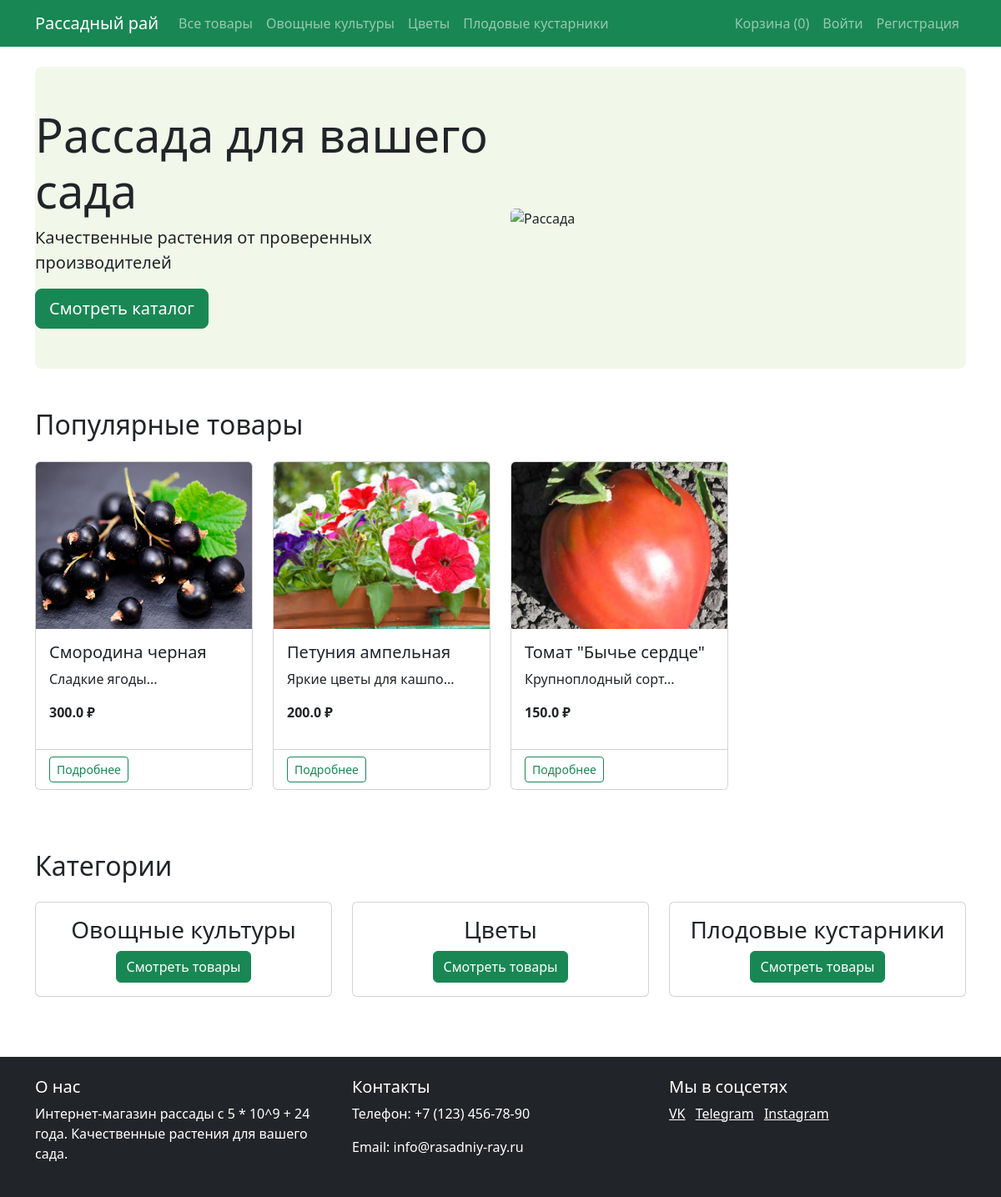
The page / on the database its author committed.
### models.py (models this page shows)
class Category(db.Model):
    id = db.Column(db.Integer, primary_key=True)
    name = db.Column(db.String(100), nullable=False)
    products = db.relationship('Product', backref='category', lazy=True)

class Product(db.Model):
    id = db.Column(db.Integer, primary_key=True)
    name = db.Column(db.String(100), nullable=False)
    description = db.Column(db.Text)
    price = db.Column(db.Float, nullable=False)
    category_id = db.Column(db.Integer, db.ForeignKey('category.id'), nullable=False)
    image = db.Column(db.String(100))
    order_items = db.relationship('OrderItem', backref='product', lazy=True)

### app.py (the view)
@app.route('/')
def index():
    categories = Category.query.all()
    featured_products = Product.query.order_by(Product.id.desc()).limit(4).all()
    return render_template('index.html', categories=categories, featured_products=featured_products)

### app.py (called while the page is built)
@app.before_request
def fix_cart():
    if 'cart' in session and not isinstance(session['cart'], dict):
        session.pop('cart', None)

### templates/index.html (shortened to what this page needs)
{% extends "base.html" %}
{% block content %}
<section class="hero mb-5">
    <div class="row align-items-center">
        <div class="col-md-6">
            <h1 class="display-4">Рассада для вашего сада</h1>
            <p class="lead">Качественные растения от проверенных производителей</p>
            <a href="{{ url_for('products') }}" class="btn btn-success btn-lg">Смотреть каталог</a>
        </div>
        <div class="col-md-6">
            <img src="{{ url_for('static', filename='images/hero.jpg') }}" alt="Рассада" class="img-fluid rounded">
        </div>
    </div>
</section>
<section class="featured-products mb-5">
    <h2 class="mb-4">Популярные товары</h2>
    <div class="row">
        {% for product in featured_products %}
        <div class="col-md-3 mb-4">
            <div class="card h-100">
                <img src="{{ url_for('static', filename='images/' + product.image) }}" class="card-img-top" alt="{{ product.name }}">
                <div class="card-body">
                    <h5 class="card-title">{{ product.name }}</h5>
                    <p class="card-text">{{ product.description[:50] }}...</p>
                    <p class="fw-bold">{{ product.price }} ₽</p>
                </div>
                <div class="card-footer bg-white">
                    <a href="{{ url_for('product', product_id=product.id) }}" class="btn btn-sm btn-outline-success">Подробнее</a>
                </div>
            </div>
        </div>
        {% endfor %}
    </div>
</section>
<section class="categories mb-5">
    <h2 class="mb-4">Категории</h2>
    <div class="row">
        {% for category in categories %}
        <div class="col-md-4 mb-4">
            <div class="card h-100">
                <div class="card-body text-center">
                    <h3 class="card-title">{{ category.name }}</h3>
                    <a href="{{ url_for('products', category_id=category.id) }}" class="btn btn-success">Смотреть товары</a>
                </div>
            </div>
        </div>
        {% endfor %}
    </div>
</section>
{% endblock %}

### templates/base.html (shortened to what this page needs)
<!DOCTYPE html>
<html lang="ru">
<head>
    <link rel="stylesheet" href="{{ url_for('static', filename='css/style.css') }}">
    <link href="https://cdn.jsdelivr.net/npm/bootstrap@5.3.0/dist/css/bootstrap.min.css" rel="stylesheet">
</head>
<body>
    <header>
        <nav class="navbar navbar-expand-lg navbar-dark bg-success">
            <div class="container">
                <a class="navbar-brand" href="{{ url_for('index') }}">Рассадный рай</a>
                <div class="collapse navbar-collapse" id="navbarNav">
                    <ul class="navbar-nav me-auto">
                        <li class="nav-item">
                            <a class="nav-link" href="{{ url_for('products') }}">Все товары</a>
                        </li>
                        {% for category in categories %}
                        <li class="nav-item">
                            <a class="nav-link" href="{{ url_for('products', category_id=category.id) }}">{{ category.name }}</a>
                        </li>
                        {% endfor %}
                    </ul>
                    <ul class="navbar-nav">
                        <li class="nav-item">
                            <a class="nav-link" href="{{ url_for('cart') }}">
                                Корзина ({{ session.get('cart', {})|length }})
                            </a>
                        </li>
                        {% if current_user.is_authenticated %}
                        {% if current_user.is_admin %}
                        <li class="nav-item">
                            <a class="nav-link" href="{{ url_for('admin_products') }}">Админка</a>
                        </li>
                        {% endif %}
                        <li class="nav-item dropdown">
                            <a class="nav-link dropdown-toggle" href="#" role="button" data-bs-toggle="dropdown">
                                {{ current_user.username }}
                            </a>
                            <ul class="dropdown-menu">
                                <li><a class="dropdown-item" href="#">Мои заказы</a></li>
                                <li><hr class="dropdown-divider"></li>
                                <li><a class="dropdown-item" href="{{ url_for('logout') }}">Выйти</a></li>
                            </ul>
                        </li>
                    {% else %}
                        <li class="nav-item">
                            <a class="nav-link" href="{{ url_for('login') }}">Войти</a>
                        </li>
                        <li class="nav-item">
                            <a class="nav-link" href="{{ url_for('register') }}">Регистрация</a>
                        </li>
                    {% endif %}
                </ul>
                </div>
            </div>
        </nav>
    </header>
    <main class="container my-4">
        {% block content %}{% endblock %}
    </main>
    <footer class="bg-dark text-white py-4 mt-4">
        <div class="container">
            <div class="row">
                <div class="col-md-4">
                    <h5>О нас</h5>
                    <p>Интернет-магазин рассады с 5 * 10^9 + 24 года. Качественные растения для вашего сада.</p>
                </div>
                <div class="col-md-4">
                    <h5>Контакты</h5>
                    <p>Телефон: +7 (123) 456-78-90</p>
                    <p>Email: info@rasadniy-ray.ru</p>
                </div>
                <div class="col-md-4">
                    <h5>Мы в соцсетях</h5>
                    <a href="#" class="text-white me-2">VK</a>
                    <a href="#" class="text-white me-2">Telegram</a>
                    <a href="#" class="text-white">Instagram</a>
                </div>
            </div>
        </div>
    </footer>
</body>
</html>

### static/css/style.css (style rules this page uses)
body { font-family: 'Segoe UI', Tahoma, Geneva, Verdana, sans-serif; background-color: #f8f9fa; }
.hero { padding: 3rem 0; background-color: #f1f8e9; border-radius: 0.5rem; }
.card { transition: transform 0.2s; }
.card-img-top { height: 200px; object-fit: cover; }
footer { margin-top: 3rem; }

### rows shown on the page
Category: name "Овощные культуры"
Category: name "Цветы"
Category: name "Плодовые кустарники"
Product: image (picture), name "Смородина черная", description "Сладкие ягоды", price "300.0"
Product: image (picture), name "Петуния ампельная", description "Яркие цветы для кашпо", price "200.0"
Product: image (picture), name "Томат \"Бычье сердце\"", description "Крупноплодный сорт", price "150.0"

### other values the page prints
{{ session.get('cart', {})|length }} "0"
